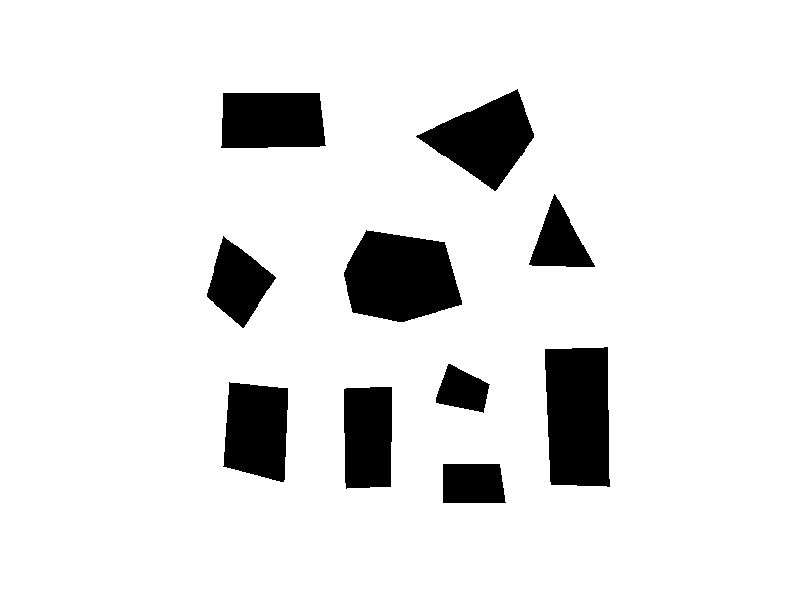

This chart was generated by the following MATLAB code: (Note: this script raises an error after producing the figure.)
close all
clear all
clc
%% Definitions
size_of_robot = 5;
clearance = 2;
CVD_robots = [];
%no_of_obstacles=input('Enter no. of obstacles: ');
no_of_robots=input('Enter no. of robots: ');
space=ones(500,500); % Create our Workspace
hfig=figure(1); % Plot the Workspace
imshow(space,[]); % Show the Workspace

%disp('Draw polygons on figure. Double click on any vertex of polygon to fill and complete it: ');


%% Creating Workspace Maps
% Drawing Obstacles
% for i=1:no_of_obstacles
%     obstacle=roipoly(space);
%     space=space-obstacle;
% end
%save('obstacle_space.mat','space');
space = load('obstacle_space.mat');
space = space.space;
imshow(space,[]); % Show updated Workspace

hold on;

% Robot Start and end Positions.
robots_start = [];
robots_end = [];

robot_size = 5;% Change Robot's size.
t=1;% Time Instance.

% Run for each Robot; Find what is each robot's start and end node.
for i = 1:no_of_robots 
    % What is the starting point for each robot?
    disp('Select start point: ');
    start_point = ginput(1);
    space_dim = size(space);
    
    % Did you input correct start point?
    while(~(start_point(1)+robot_size <= space_dim(1) && start_point(2)+robot_size <=space_dim(2) && start_point(1)-robot_size>=1 && start_point(2)-robot_size>=1))
        disp('Wrong input, Enter start point again')
        start_point= ginput(1);
    end
    
    % Keeping track of where each robot started!
    robots_start = [robots_start; start_point];% Appending each robot start's point to robot_start array.
    
    % Displaying each Robot with a red rectangle of size 5.
    rectangle('Position',[start_point(1)-robot_size, start_point(2)-robot_size, 2*robot_size, 2*robot_size], 'EdgeColor', 'r', 'FaceColor', 'r');
    
    % What is the ending point for this robot?
    disp('Select end point: ');
    end_point = ginput(1);
    
    % Did you input the correct end point?
    while(~(end_point(1)+robot_size <= space_dim(1) && end_point(2)+robot_size <=space_dim(2) && end_point(1)-robot_size>=1 && end_point(2)-robot_size>=1))
        disp('Wrong input, Enter end point again')
        end_point= ginput(1);
    end
    
    % Keeping track of where each robot has its goal!
    robots_end = [robots_end; end_point];% Appending end_point of each robot to the global array robots_end.
    
    % Display the start and end goal for this robot.
    plot(end_point(:,1),end_point(:,2),'g--o');
end

% Each robot now maintains copy of other robot's starting and goal points.
% for l=1:1
%hold off
%initialize current position to start position and flags
curr_pos=robots_start;
GVD_start_flags= zeros(no_of_robots,1);
GVD_end_flags=zeros(no_of_robots,1);
goal_complete_flags=zeros(no_of_robots,1);
%flag for simulation end
end_sim = 0;
%till simulation has not ended
while(end_sim==0)
    for i=1:no_of_robots
        %consider the positions of the other robot
        other_robots_pos = curr_pos;
        other_robots_pos(i,:)=[]; % Remove its starting point.
        robot_map = space;
        dim = size(other_robots_pos);% How many other robots there are?
    
    % Update current robot map!
        for j=1:dim(1)
        % Other robots are updated to be obstacles as well. Assigning
        % thier rectangular portion as zero.
            robot_map(other_robots_pos(j,2)-robot_size:other_robots_pos(j,2)+robot_size,other_robots_pos(j,1)-robot_size:other_robots_pos(j,1)+robot_size)=0;
        end
    
        % Update the Global Maps Array: robot_maps.
        robot_maps(:,:,t,i)=robot_map;
%% Creating Compact Voronoi Diagrams
%minkowski space for obstacle space
        updated_map(:,:,t,i) = minkowski(size_of_robot, clearance, robot_maps(:,:,t,i));
        updated_map_robot = updated_map(:,:,t,i);
%       figure;
%       hold on;
    %   GVD_temp = bwmorph(updated_map_robot,'remove');
        GVD_temp = updated_map_robot; 
        %for l=1:3
        %Use distance transform to compute GVD
        updated_map_robot_temp = bwdist(1-GVD_temp);
        %GVD_temp = imbinarize(rescale(updated_map_robot_temp),'adaptive');
        %end
        %consider the second derivative of the image of distance trnasform
        %to extract gvd
        [GVD]= rescale(del2(updated_map_robot_temp))<0.5;
        %Remove spurious pixels
        GVD = bwmorph(GVD,'spur');
        GVD = bwmorph(GVD,'thin');
        GVD = bwmorph(GVD,'clean');
        GVD=bwareaopen(GVD,20);
        %find the junction points
        [junction_points, updated_map_robot] = CVD_rough_map(GVD, updated_map_robot);
        %get delaunay triangulation, witness circles and remove spurious
        %centers
        [delaunay_triangulation,junction_points,witness_circle_radii,removed_centers] = create_witness_circles(junction_points,updated_map_robot);
        GVD(removed_centers) = 1;

%       figure;
%       imshow(delaunay_triangulation);
%       hold on;
        %create roadmap from the triangulation adn GVD
        roadmap = create_roadmap(GVD, updated_map_robot_temp, updated_map_robot, delaunay_triangulation, junction_points);
       %updated_map_robot(GVD==1)=0.7;
       %roadmap=updated_map_robot;
        %         figure;
%         imshow(roadmap);
%       hold on;
    
        roadmaps(:,:,t,i) = roadmap;
        
        %get pixels corresponding to the roadmap
        [y,x]=find(~(roadmap==0 | roadmap==1));% y - row; x - column.


%consider the end point of robot
        end_point = robots_end(i,:);
        %find closest point on roadmap to the goal
        GVD_end = nearest_point(end_point,x,y);
        %reach to closest point on road map from start position by
        %traversing on the line joining nearest point on roadmap to start
        %point
        if GVD_start_flags(i,1)==0
            [GVD_start] = nearest_point(curr_pos(i,:), x, y);
            if abs((GVD_start(1,1)-curr_pos(i,1)))>0.01
                slope=(GVD_start(1,2)-curr_pos(i,2))/(GVD_start(1,1)-curr_pos(i,1));
                c=curr_pos(i,2)- slope*curr_pos(i,1);
                if(curr_pos(i,1) < GVD_start(1,1))
                    k = 1;
                else
                    k = -1;
                end
                curr_pos(i,:) =  [curr_pos(i,1)+k, slope*(curr_pos(i,1)+k)+c];
            else
                 if(curr_pos(i,1) < GVD_start(1,1))
                    k = 1;
                else
                    k = -1;
                end
                curr_pos(i,:)=[curr_pos(i,1), curr_pos(i,2)+k];
            end
                if pdist([curr_pos(i,:);GVD_start],'euclidean')<0.1
                    GVD_start_flags(i,1)=1;
                end
                %traverse on the roadmap till the closes point on roadmap
                %to goal is reached
        elseif GVD_end_flags(i,1)==0
            [curr_pos(i,:), x, y] = next_point(curr_pos(i,:), x, y, GVD_end);
            if pdist([curr_pos(i,:);GVD_end],'euclidean')<0.1
                GVD_end_flags(i,1)=1;
            end
          %traverse line joining closest point on roadmap to goal, by traversing the line  
        elseif goal_complete_flags(i,1)==0
            if abs((curr_pos(i,1)-end_point(1,1)))>0.01
                slope=(curr_pos(i,2)-end_point(1,2))/(curr_pos(i,1)-end_point(1,1));
                c=curr_pos(i,2)- slope*curr_pos(i,1);
                if(end_point(1,1)<curr_pos(i,1))
                    k=-1;
                else
                    k=1;
                end
                curr_pos(i,:) = [curr_pos(i,1)+k, slope*(curr_pos(i,1)+k)+c];
            else
                if(end_point(1,1)<curr_pos(i,1))
                    k=-1;
                else
                    k=1;
                end
                curr_pos(i,:)=[curr_pos(i,1), curr_pos(i,2)+k];
            end
               %check if the goal has been reached
            if pdist([curr_pos(i,:);end_point],'euclidean')<1
                goal_complete_flags(i,1)=1;
            end

    
    

    
        end
        disp('Robot moving in figure!');
        figure(i+1)
        imshow(roadmap)
        hold on
        %plot robot positions on roadmap
        plot(curr_pos(i,1), curr_pos(i,2), 'b--O');
        pause(0.1);


    end
count = 0;
%     figure(2)
%     imshow(space)
%     hold on
%check if all robots have reached their respective goals
    for k = 1:no_of_robots
       % plot(curr_pos(k,1), curr_pos(k,2), 'b--O');
        if goal_complete_flags(k,1)==1
            count=count+1;
        end
    end
    if count== no_of_robots
        end_sim=1;
    end
end
% end